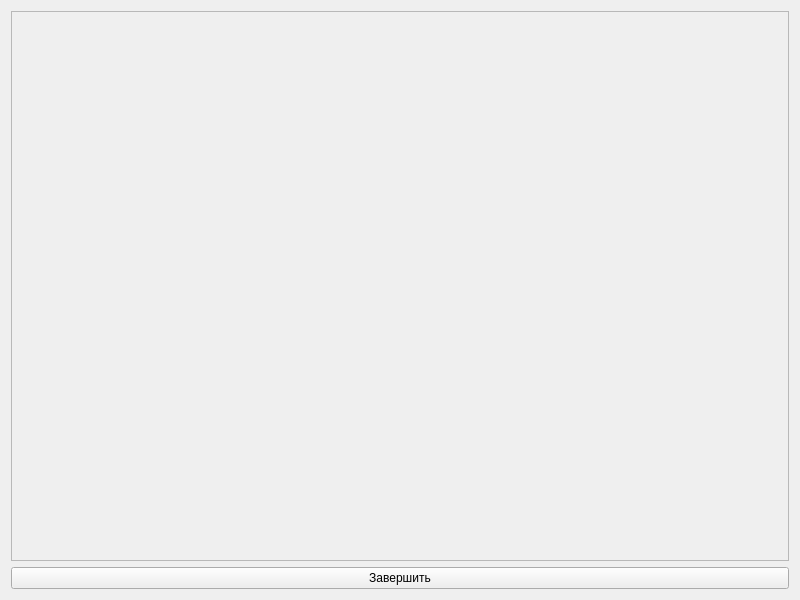
<?xml version="1.0" encoding="UTF-8"?>
<ui version="4.0">
 <class>Form</class>
 <widget class="QWidget" name="Form">
  <property name="geometry">
   <rect>
    <x>0</x>
    <y>0</y>
    <width>800</width>
    <height>600</height>
   </rect>
  </property>
  <property name="minimumSize">
   <size>
    <width>800</width>
    <height>600</height>
   </size>
  </property>
  <property name="maximumSize">
   <size>
    <width>800</width>
    <height>600</height>
   </size>
  </property>
  <property name="windowTitle">
   <string>Тестирование</string>
  </property>
  <layout class="QVBoxLayout" name="verticalLayout">
   <item>
    <widget class="QScrollArea" name="scrollArea">
     <property name="widgetResizable">
      <bool>true</bool>
     </property>
     <widget class="QWidget" name="Tasks">
      <property name="geometry">
       <rect>
        <x>0</x>
        <y>0</y>
        <width>782</width>
        <height>547</height>
       </rect>
      </property>
     </widget>
    </widget>
   </item>
   <item>
    <widget class="QPushButton" name="finishButton">
     <property name="text">
      <string>Завершить</string>
     </property>
    </widget>
   </item>
  </layout>
 </widget>
 <resources/>
 <connections/>
</ui>
